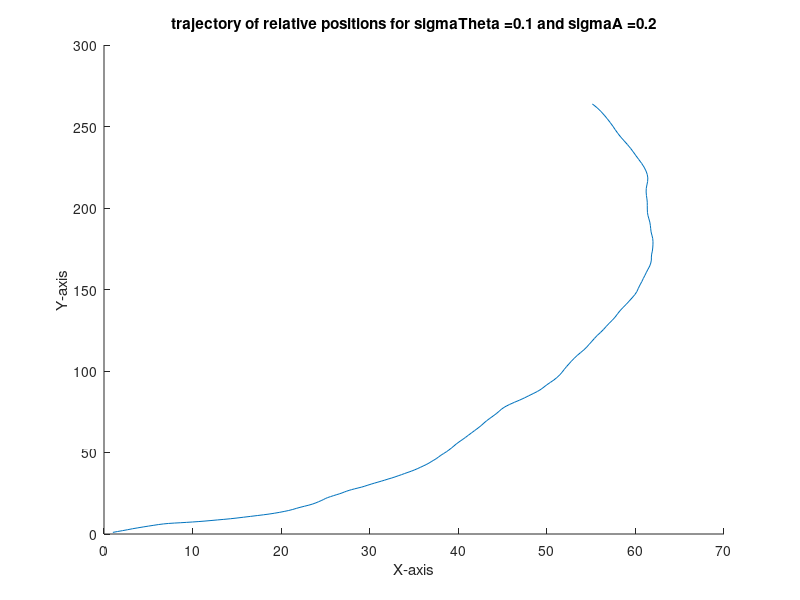
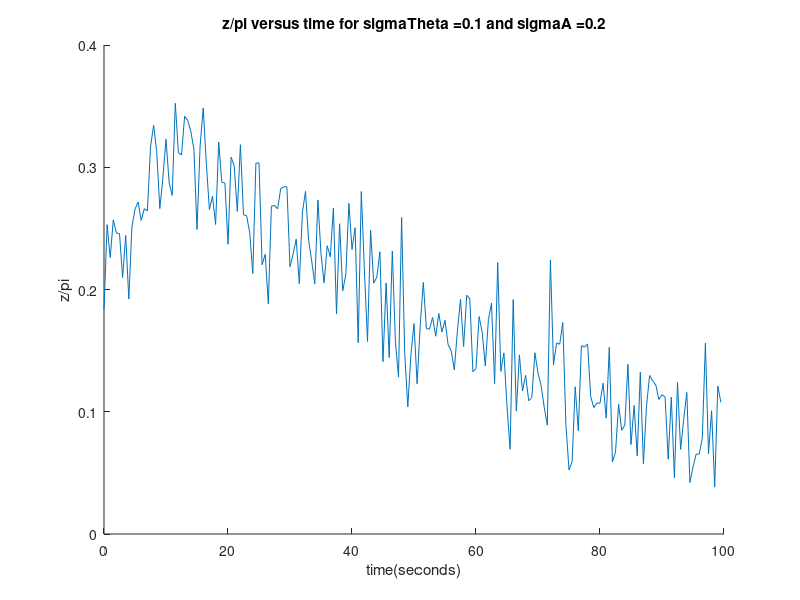

These charts were generated, in order, by the following MATLAB code:
% you need to create folder 'images_q2' in current directory

sigmaTheta = 0.1;
sigmaA = 0.2;

T = 0.5;
n = 200;
t = 0:T:(n-1)*T;
X0 = [1;1;1;1];
Gamma = [T*T/2,0; 0,T*T/2; T,0; 0,T];
F = [1,0,T,0; 0,1,0,T; 0,0,1,0; 0,0,0,1];

Wpd = makedist('Normal','sigma',sigmaTheta);
Vpd = makedist('Normal','sigma',sigmaA);
W = random(Wpd,1,n);
V = random(Vpd,2,n);

X = zeros(4,n+1);
Z = zeros(1,n);

X(:,1) = X0;
for k = 1:n
    Xk = X(:,k);
    H = atan2(Xk(1),Xk(2)); % true angle
    Z(k) = H + W(k); % measured angle
    Eps = Gamma*V(:,k); % noise on acceleration
    X(:,k+1)= F*Xk + Eps;
end

%%%%%%%%%%%%%%%%%

title1 = strcat('trajectory of relative positions for sigmaTheta = ', num2str(sigmaTheta),' and sigmaA = ', num2str(sigmaA));
title2 = strcat('z/pi versus time for sigmaTheta = ', num2str(sigmaTheta),' and sigmaA = ', num2str(sigmaA));

figure('Name',title1,'NumberTitle','off')
hold on
title(title1)
xlabel('X-axis')
ylabel('Y-axis')
plot(X(1,:),X(2,:));
saveas(gcf,strcat('images_q2/pos_sigThet_',num2str(100*sigmaTheta),'_sigA_',num2str(100*sigmaA),'.jpg'))

figure('Name',title2,'NumberTitle','off')
hold on
title(title2)
xlabel('time(seconds)')
ylabel('z/pi')
plot(t,Z/pi);
saveas(gcf,strcat('images_q2/z_on_pi_sigThet_',num2str(100*sigmaTheta),'_sigA_',num2str(100*sigmaA),'.jpg'))

